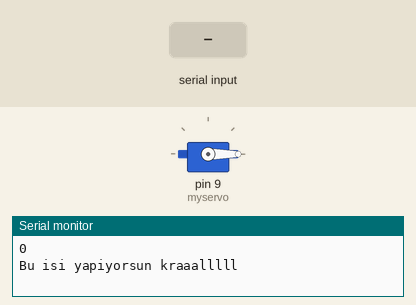
This sketch was run on a simulated Arduino Uno, built with avr-gcc and run on an emulated ATmega328P. On the bench: servo, the last lines printed to the serial monitor. Inputs (shaded band) come from the test bench.

Above: at 1.2 s.
1.3 s: "90,45\n" received over Serial
At 2.1 s:
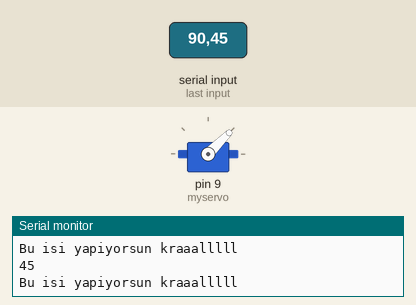
3.8 s: "30,150\n" received over Serial
At 4.3 s:
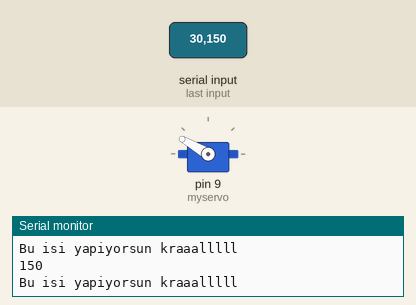
6.3 s: "200\n" received over Serial
At 7.1 s:
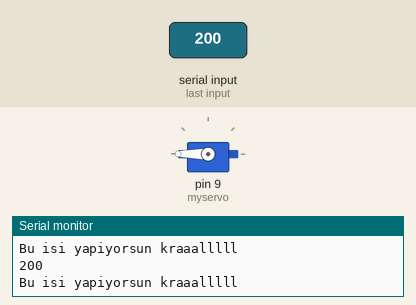
Timing chart, 0 to 9.3 s (numbered marks = the images above; inputs shaded):
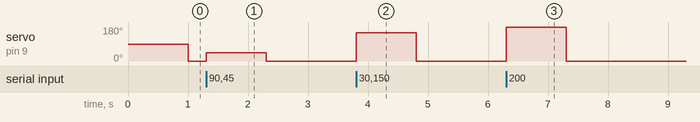

The sketch:

serialComServoCont.ino
```cpp
#include <Servo.h>

Servo myservo;

void setup() {
  Serial.begin(9600);
  myservo.attach(9);
  //myservo.write(0);
  //delay(200);

}

void loop() {
  int aci = Serial.parseInt();
  Serial.println(aci);
  Serial.println("Bu isi yapiyorsun kraaalllll");
  myservo.write(aci);
}
```

Measured:
- after the input at 1.3 s, servo on pin 9 (myservo): 0° → 45° at once, → 0° 1.0 s later
- after the input at 3.8 s, servo on pin 9 (myservo): 0° → 150° at once, → 0° 1.0 s later
- after the input at 6.3 s, servo on pin 9 (myservo): 0° → 180° at once, → 0° 1.0 s later
